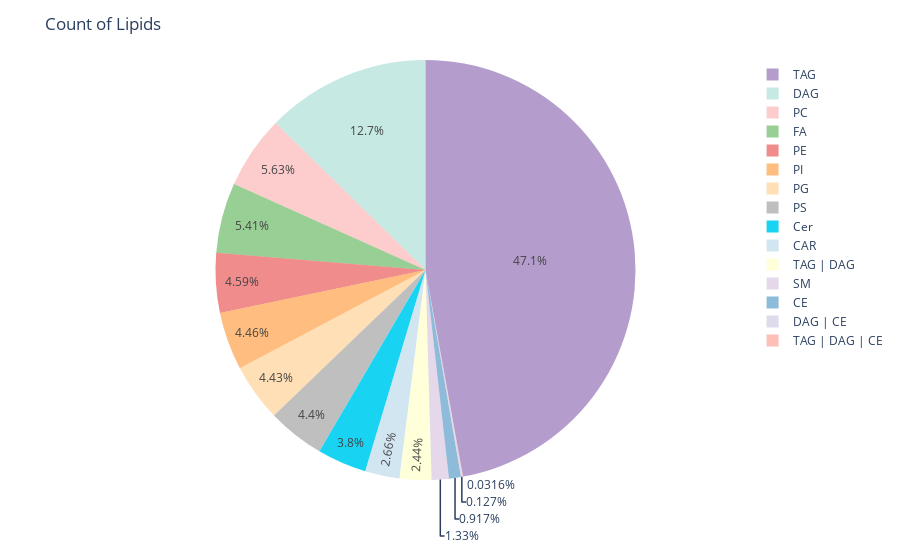

The cell this chart's notebook holds for it:
### Code cell
# Count the unique instances of Class column
filtered_df_grouped = filter_dataframe(filtered_df_grouped,json2)
class_counts = filtered_df_grouped['Class'].value_counts()

# Save the counts to a CSV file
class_counts.to_csv('class_counts.csv')

# Convert Series to DataFrame for Plotly
df_class_counts = class_counts.reset_index()
df_class_counts.columns = ['Class', 'Count']

# Create a pie chart
fig = px.pie(df_class_counts, values='Count', names='Class', color='Class', 
             color_discrete_map=lipid_class_colors_alpha)
fig.update_layout(title_text='Count of Lipids')
pio.write_html(fig, "Relative_Count of Lipids.html")
fig.show()

### Figure 1 — Plotly figure (JSON) as saved in the notebook; plotly's stock layout.template omitted (floating-point values rounded to 4 significant figures)
{"data": [{"customdata": [["TAG"], ["DAG"], ["PC"], ["FA"], ["PE"], ["PI"], ["PG"], ["PS"], ["Cer"], ["CAR"], ["TAG | DAG"], ["SM"], ["CE"], ["DAG | CE"], ["TAG | DAG | CE"]], "domain": {"x": [0, 1], "y": [0, 1]}, "hovertemplate": "Class=%{customdata[0]}<br>Count=%{value}<extra></extra>", "labels": ["TAG", "DAG", "PC", "FA", "PE", "PI", "PG", "PS", "Cer", "CAR", "TAG | DAG", "SM", "CE", "DAG | CE", "TAG | DAG | CE"], "legendgroup": "", "marker": {"colors": ["#6a3d9a80", "#8dd3c780", "#fb9a9980", "#33a02c80", "#e31a1c80", "#ff7f0080", "#fdbf6f80", "#80808080", "#19d3f3", "#a6cee380", "#ffffb380", "#cab2d680", "#1f78b480", "#bebada80", "#fb807280"]}, "name": "", "showlegend": true, "type": "pie", "values": [1490, 400, 178, 171, 145, 141, 140, 139, 120, 84, 77, 42, 29, 4, 1]}], "layout": {"legend": {"tracegroupgap": 0}, "margin": {"t": 60}, "title": {"text": "Count of Lipids"}}}
